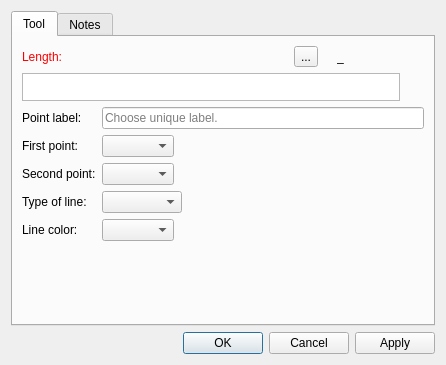
<?xml version="1.0" encoding="UTF-8"?>
<ui version="4.0">
 <class>DialogAlongLine</class>
 <widget class="QDialog" name="DialogAlongLine">
  <property name="geometry">
   <rect>
    <x>0</x>
    <y>0</y>
    <width>446</width>
    <height>365</height>
   </rect>
  </property>
  <property name="windowTitle">
   <string>Point at distance along line</string>
  </property>
  <property name="windowIcon">
   <iconset resource="../../../vmisc/share/resources/icon.qrc">
    <normaloff>:/icon/64x64/icon64x64.png</normaloff>:/icon/64x64/icon64x64.png</iconset>
  </property>
  <property name="locale">
   <locale language="English" country="UnitedStates"/>
  </property>
  <layout class="QVBoxLayout" name="verticalLayout_2">
   <item>
    <widget class="QTabWidget" name="tabWidget">
     <property name="currentIndex">
      <number>0</number>
     </property>
     <widget class="QWidget" name="tab">
      <attribute name="title">
       <string>Tool</string>
      </attribute>
      <layout class="QVBoxLayout" name="verticalLayout">
       <item>
        <layout class="QHBoxLayout" name="horizontalLayout">
         <item alignment="Qt::AlignLeft">
          <widget class="QLabel" name="labelEditFormula">
           <property name="sizePolicy">
            <sizepolicy hsizetype="Fixed" vsizetype="Preferred">
             <horstretch>0</horstretch>
             <verstretch>0</verstretch>
            </sizepolicy>
           </property>
           <property name="palette">
            <palette>
             <active>
              <colorrole role="WindowText">
               <brush brushstyle="SolidPattern">
                <color alpha="255">
                 <red>255</red>
                 <green>0</green>
                 <blue>0</blue>
                </color>
               </brush>
              </colorrole>
             </active>
             <inactive>
              <colorrole role="WindowText">
               <brush brushstyle="SolidPattern">
                <color alpha="255">
                 <red>255</red>
                 <green>0</green>
                 <blue>0</blue>
                </color>
               </brush>
              </colorrole>
             </inactive>
             <disabled>
              <colorrole role="WindowText">
               <brush brushstyle="SolidPattern">
                <color alpha="255">
                 <red>159</red>
                 <green>158</green>
                 <blue>158</blue>
                </color>
               </brush>
              </colorrole>
             </disabled>
            </palette>
           </property>
           <property name="text">
            <string>Length:</string>
           </property>
          </widget>
         </item>
         <item>
          <spacer name="horizontalSpacer">
           <property name="orientation">
            <enum>Qt::Horizontal</enum>
           </property>
           <property name="sizeHint" stdset="0">
            <size>
             <width>40</width>
             <height>20</height>
            </size>
           </property>
          </spacer>
         </item>
         <item alignment="Qt::AlignRight">
          <widget class="QToolButton" name="toolButtonExprLength">
           <property name="toolTip">
            <string>Formula wizard</string>
           </property>
           <property name="text">
            <string notr="true">...</string>
           </property>
           <property name="icon">
            <iconset resource="../../../vmisc/share/resources/icon.qrc">
             <normaloff>:/icon/24x24/fx.png</normaloff>:/icon/24x24/fx.png</iconset>
           </property>
           <property name="iconSize">
            <size>
             <width>24</width>
             <height>24</height>
            </size>
           </property>
          </widget>
         </item>
         <item alignment="Qt::AlignRight">
          <widget class="QLabel" name="labelEqual">
           <property name="text">
            <string/>
           </property>
           <property name="pixmap">
            <pixmap resource="../../../vmisc/share/resources/icon.qrc">:/icon/24x24/equal.png</pixmap>
           </property>
          </widget>
         </item>
         <item alignment="Qt::AlignRight">
          <widget class="QLabel" name="labelResultCalculation">
           <property name="sizePolicy">
            <sizepolicy hsizetype="Fixed" vsizetype="Preferred">
             <horstretch>0</horstretch>
             <verstretch>0</verstretch>
            </sizepolicy>
           </property>
           <property name="minimumSize">
            <size>
             <width>87</width>
             <height>0</height>
            </size>
           </property>
           <property name="baseSize">
            <size>
             <width>0</width>
             <height>0</height>
            </size>
           </property>
           <property name="toolTip">
            <string>Value</string>
           </property>
           <property name="text">
            <string notr="true">_</string>
           </property>
          </widget>
         </item>
        </layout>
       </item>
       <item>
        <layout class="QHBoxLayout" name="horizontalLayout_3">
         <item>
          <widget class="VPlainTextEdit" name="plainTextEditFormula">
           <property name="sizePolicy">
            <sizepolicy hsizetype="Expanding" vsizetype="Preferred">
             <horstretch>0</horstretch>
             <verstretch>0</verstretch>
            </sizepolicy>
           </property>
           <property name="maximumSize">
            <size>
             <width>16777215</width>
             <height>28</height>
            </size>
           </property>
           <property name="toolTip">
            <string>Calculation</string>
           </property>
           <property name="tabChangesFocus">
            <bool>true</bool>
           </property>
           <property name="plainText">
            <string notr="true"/>
           </property>
          </widget>
         </item>
         <item>
          <widget class="QPushButton" name="pushButtonGrowLength">
           <property name="maximumSize">
            <size>
             <width>18</width>
             <height>18</height>
            </size>
           </property>
           <property name="sizeIncrement">
            <size>
             <width>0</width>
             <height>0</height>
            </size>
           </property>
           <property name="toolTip">
            <string>&lt;html&gt;&lt;head/&gt;&lt;body&gt;&lt;p&gt;Show full calculation in message box&lt;/p&gt;&lt;/body&gt;&lt;/html&gt;</string>
           </property>
           <property name="text">
            <string notr="true"/>
           </property>
           <property name="icon">
            <iconset theme="go-down">
             <normaloff>.</normaloff>.</iconset>
           </property>
           <property name="iconSize">
            <size>
             <width>16</width>
             <height>16</height>
            </size>
           </property>
           <property name="flat">
            <bool>true</bool>
           </property>
          </widget>
         </item>
        </layout>
       </item>
       <item>
        <layout class="QFormLayout" name="formLayout">
         <property name="fieldGrowthPolicy">
          <enum>QFormLayout::ExpandingFieldsGrow</enum>
         </property>
         <item row="0" column="0">
          <widget class="QLabel" name="labelEditNamePoint">
           <property name="text">
            <string>Point label:</string>
           </property>
          </widget>
         </item>
         <item row="1" column="0">
          <widget class="QLabel" name="labelFirstPoint">
           <property name="text">
            <string>First point:</string>
           </property>
          </widget>
         </item>
         <item row="1" column="1">
          <widget class="QComboBox" name="comboBoxFirstPoint">
           <property name="sizePolicy">
            <sizepolicy hsizetype="Preferred" vsizetype="Preferred">
             <horstretch>0</horstretch>
             <verstretch>0</verstretch>
            </sizepolicy>
           </property>
           <property name="toolTip">
            <string>First point of the line</string>
           </property>
          </widget>
         </item>
         <item row="2" column="0">
          <widget class="QLabel" name="labelSecondPoint">
           <property name="text">
            <string>Second point:</string>
           </property>
          </widget>
         </item>
         <item row="2" column="1">
          <widget class="QComboBox" name="comboBoxSecondPoint">
           <property name="sizePolicy">
            <sizepolicy hsizetype="Preferred" vsizetype="Preferred">
             <horstretch>0</horstretch>
             <verstretch>0</verstretch>
            </sizepolicy>
           </property>
           <property name="toolTip">
            <string>Second point of the line</string>
           </property>
          </widget>
         </item>
         <item row="3" column="0">
          <widget class="QLabel" name="label_6">
           <property name="text">
            <string>Type of line:</string>
           </property>
          </widget>
         </item>
         <item row="3" column="1">
          <widget class="QComboBox" name="comboBoxLineType">
           <property name="sizePolicy">
            <sizepolicy hsizetype="Preferred" vsizetype="Preferred">
             <horstretch>0</horstretch>
             <verstretch>0</verstretch>
            </sizepolicy>
           </property>
           <property name="minimumSize">
            <size>
             <width>80</width>
             <height>0</height>
            </size>
           </property>
           <property name="maximumSize">
            <size>
             <width>110</width>
             <height>16777215</height>
            </size>
           </property>
           <property name="toolTip">
            <string/>
           </property>
           <property name="iconSize">
            <size>
             <width>80</width>
             <height>14</height>
            </size>
           </property>
          </widget>
         </item>
         <item row="4" column="0">
          <widget class="QLabel" name="label">
           <property name="text">
            <string>Line color:</string>
           </property>
          </widget>
         </item>
         <item row="4" column="1">
          <widget class="QComboBox" name="comboBoxLineColor">
           <property name="sizePolicy">
            <sizepolicy hsizetype="Preferred" vsizetype="Preferred">
             <horstretch>0</horstretch>
             <verstretch>0</verstretch>
            </sizepolicy>
           </property>
           <property name="toolTip">
            <string/>
           </property>
          </widget>
         </item>
         <item row="0" column="1">
          <widget class="QLineEdit" name="lineEditNamePoint">
           <property name="toolTip">
            <string>Unique label</string>
           </property>
           <property name="placeholderText">
            <string>Choose unique label.</string>
           </property>
          </widget>
         </item>
        </layout>
       </item>
       <item>
        <spacer name="verticalSpacer">
         <property name="orientation">
          <enum>Qt::Vertical</enum>
         </property>
         <property name="sizeHint" stdset="0">
          <size>
           <width>20</width>
           <height>40</height>
          </size>
         </property>
        </spacer>
       </item>
      </layout>
     </widget>
     <widget class="QWidget" name="tab_2">
      <attribute name="title">
       <string>Notes</string>
      </attribute>
      <layout class="QVBoxLayout" name="verticalLayout_3">
       <item>
        <widget class="QPlainTextEdit" name="plainTextEditToolNotes"/>
       </item>
      </layout>
     </widget>
    </widget>
   </item>
   <item>
    <widget class="QDialogButtonBox" name="buttonBox">
     <property name="orientation">
      <enum>Qt::Horizontal</enum>
     </property>
     <property name="standardButtons">
      <set>QDialogButtonBox::Apply|QDialogButtonBox::Cancel|QDialogButtonBox::Ok</set>
     </property>
    </widget>
   </item>
  </layout>
 </widget>
 <customwidgets>
  <customwidget>
   <class>VPlainTextEdit</class>
   <extends>QPlainTextEdit</extends>
   <header location="global">vplaintextedit.h</header>
  </customwidget>
 </customwidgets>
 <tabstops>
  <tabstop>plainTextEditFormula</tabstop>
  <tabstop>pushButtonGrowLength</tabstop>
  <tabstop>lineEditNamePoint</tabstop>
  <tabstop>comboBoxFirstPoint</tabstop>
  <tabstop>comboBoxSecondPoint</tabstop>
  <tabstop>comboBoxLineType</tabstop>
  <tabstop>buttonBox</tabstop>
 </tabstops>
 <resources>
  <include location="../../../vmisc/share/resources/icon.qrc"/>
 </resources>
 <connections>
  <connection>
   <sender>buttonBox</sender>
   <signal>accepted()</signal>
   <receiver>DialogAlongLine</receiver>
   <slot>accept()</slot>
   <hints>
    <hint type="sourcelabel">
     <x>248</x>
     <y>254</y>
    </hint>
    <hint type="destinationlabel">
     <x>157</x>
     <y>274</y>
    </hint>
   </hints>
  </connection>
  <connection>
   <sender>buttonBox</sender>
   <signal>rejected()</signal>
   <receiver>DialogAlongLine</receiver>
   <slot>reject()</slot>
   <hints>
    <hint type="sourcelabel">
     <x>316</x>
     <y>260</y>
    </hint>
    <hint type="destinationlabel">
     <x>286</x>
     <y>274</y>
    </hint>
   </hints>
  </connection>
 </connections>
</ui>
